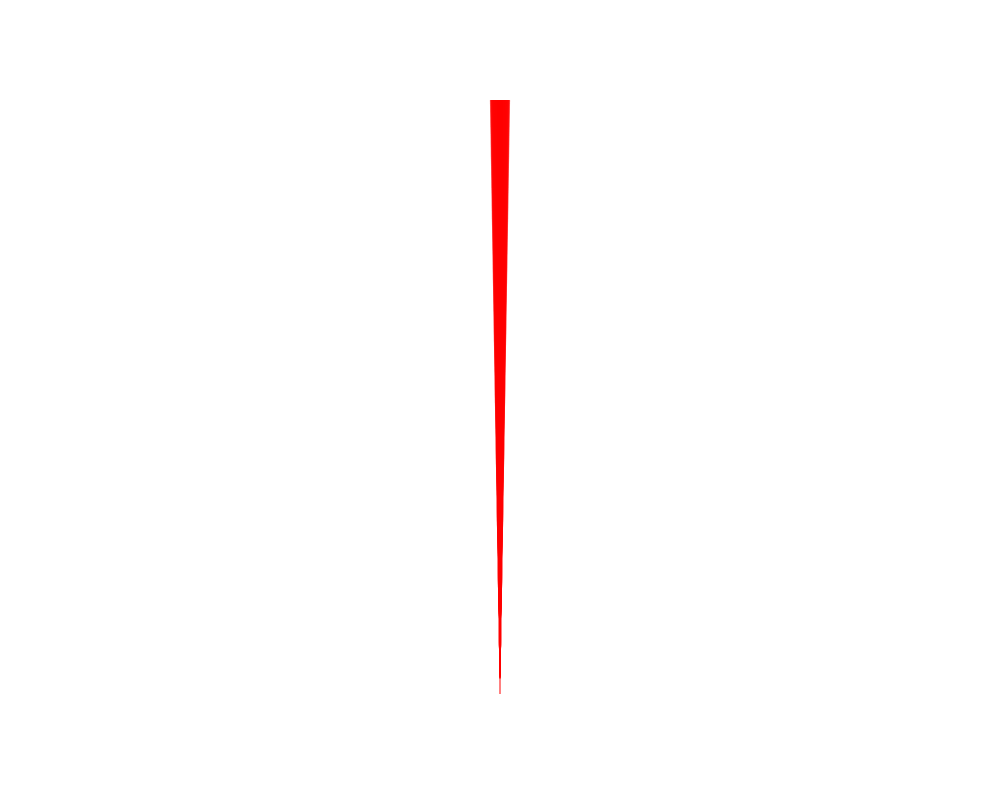

Here is the notebook cell this chart was saved with:
### Code cell
import xicsrt.visual.xicsrt_3d__plotly as xicsrt_3d

fig = xicsrt_3d.figure()
# xicsrt_3d.add_fluxsurfaces(result['config'], range_n=(0, np.pi*2))
xicsrt_3d.add_rays(results)
xicsrt_3d.add_optics(results['config'])
xicsrt_3d.add_sources(results['config'])

fig.update_layout(
    autosize=False,
    width=1000,
    height=800,
)

xicsrt_3d.show()

### Figure 1 — Plotly figure (JSON) as saved in the notebook; plotly's stock layout.template omitted (floating-point values rounded to 4 significant figures; data arrays with more than 128 entries replaced by an {"elided": "..."} marker saying what was removed)
{"data": [{"connectgaps": false, "line": {"color": "rgba(255, 0, 0, 0.01)"}, "mode": "lines", "name": "found", "showlegend": false, "type": "scatter3d", "x": {"elided": "30000 float values"}, "y": {"elided": "30000 float values"}, "z": {"elided": "30000 float values"}}, {"flatshading": true, "i": [0, 2], "j": [3, 3], "k": [1, 0], "name": "detector", "opacity": 0.5, "type": "mesh3d", "x": [0.1, 0.1, -0.1, -0.1, 0.1, 0.1, -0.1, -0.1], "y": [-0.1, 0.1, -0.1, 0.1, -0.1, 0.1, -0.1, 0.1], "z": [1.0, 1.0, 1.0, 1.0, 1.0, 1.0, 1.0, 1.0]}, {"flatshading": true, "i": [0, 2], "j": [3, 3], "k": [1, 0], "name": "source", "opacity": 0.5, "type": "mesh3d", "x": [0.0, 0.0, 0.0, 0.0, 0.0, 0.0, 0.0, 0.0], "y": [0.0, 0.0, 0.0, 0.0, 0.0, 0.0, 0.0, 0.0], "z": [0.0, 0.0, 0.0, 0.0, 0.0, 0.0, 0.0, 0.0]}], "layout": {"autosize": false, "height": 800, "paper_bgcolor": "rgba(0,0,0,0)", "plot_bgcolor": "rgba(0,0,0,0)", "scene": {"aspectmode": "data", "xaxis": {"showbackground": false, "visible": false}, "yaxis": {"showbackground": false, "visible": false}, "zaxis": {"showbackground": false, "visible": false}}, "width": 1000}}
